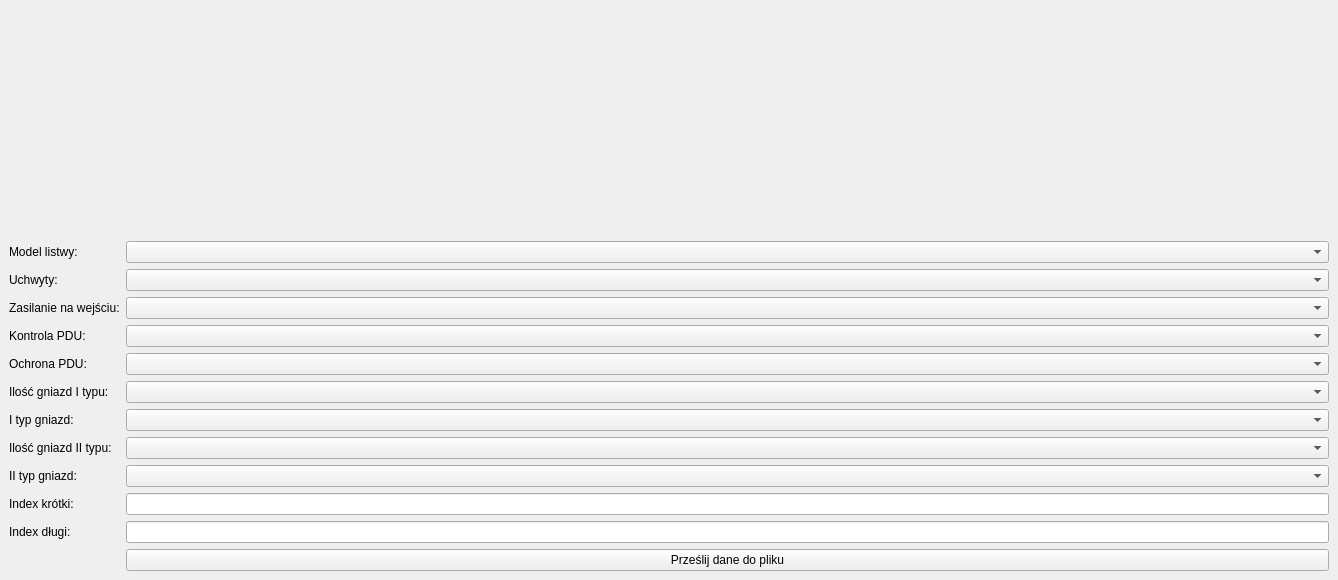
<?xml version="1.0" encoding="UTF-8"?>
<ui version="4.0">
 <class>MainWindow</class>
 <widget class="QMainWindow" name="MainWindow">
  <property name="geometry">
   <rect>
    <x>0</x>
    <y>0</y>
    <width>1338</width>
    <height>580</height>
   </rect>
  </property>
  <property name="windowTitle">
   <string>MainWindow</string>
  </property>
  <property name="autoFillBackground">
   <bool>false</bool>
  </property>
  <widget class="QWidget" name="centralwidget">
   <property name="autoFillBackground">
    <bool>false</bool>
   </property>
   <layout class="QVBoxLayout" name="verticalLayout">
    <item>
     <widget class="QLabel" name="label_12">
      <property name="text">
       <string/>
      </property>
      <property name="pixmap">
       <pixmap>mariusz/logo2.png</pixmap>
      </property>
     </widget>
    </item>
    <item>
     <layout class="QFormLayout" name="formLayout_3">
      <property name="fieldGrowthPolicy">
       <enum>QFormLayout::AllNonFixedFieldsGrow</enum>
      </property>
      <item row="1" column="0">
       <widget class="QLabel" name="model">
        <property name="text">
         <string>Model listwy:</string>
        </property>
       </widget>
      </item>
      <item row="1" column="1">
       <widget class="QComboBox" name="comboBox"/>
      </item>
      <item row="2" column="0">
       <widget class="QLabel" name="uchwyty">
        <property name="text">
         <string>Uchwyty:</string>
        </property>
       </widget>
      </item>
      <item row="2" column="1">
       <widget class="QComboBox" name="comboBox_2"/>
      </item>
      <item row="3" column="0">
       <widget class="QLabel" name="zasilanie">
        <property name="text">
         <string>Zasilanie na wejściu:</string>
        </property>
       </widget>
      </item>
      <item row="3" column="1">
       <widget class="QComboBox" name="comboBox_3"/>
      </item>
      <item row="4" column="0">
       <widget class="QLabel" name="kontrola">
        <property name="text">
         <string>Kontrola PDU:</string>
        </property>
       </widget>
      </item>
      <item row="4" column="1">
       <widget class="QComboBox" name="comboBox_4"/>
      </item>
      <item row="5" column="0">
       <widget class="QLabel" name="ochrona">
        <property name="text">
         <string>Ochrona PDU:</string>
        </property>
       </widget>
      </item>
      <item row="5" column="1">
       <widget class="QComboBox" name="comboBox_5"/>
      </item>
      <item row="7" column="0">
       <widget class="QLabel" name="ilosc_1">
        <property name="text">
         <string>Ilość gniazd I typu:</string>
        </property>
       </widget>
      </item>
      <item row="7" column="1">
       <widget class="QComboBox" name="comboBox_6"/>
      </item>
      <item row="8" column="0">
       <widget class="QLabel" name="typ_1">
        <property name="text">
         <string>I typ gniazd:</string>
        </property>
       </widget>
      </item>
      <item row="8" column="1">
       <widget class="QComboBox" name="comboBox_7"/>
      </item>
      <item row="9" column="0">
       <widget class="QLabel" name="ilosc_2">
        <property name="text">
         <string>Ilość gniazd II typu:</string>
        </property>
       </widget>
      </item>
      <item row="9" column="1">
       <widget class="QComboBox" name="comboBox_8"/>
      </item>
      <item row="10" column="0">
       <widget class="QLabel" name="typ_2">
        <property name="text">
         <string>II typ gniazd: </string>
        </property>
       </widget>
      </item>
      <item row="10" column="1">
       <widget class="QComboBox" name="comboBox_9"/>
      </item>
      <item row="11" column="0">
       <widget class="QLabel" name="index_short">
        <property name="text">
         <string>Index krótki:</string>
        </property>
       </widget>
      </item>
      <item row="11" column="1">
       <widget class="QLineEdit" name="lineEdit"/>
      </item>
      <item row="12" column="0">
       <widget class="QLabel" name="index_long">
        <property name="text">
         <string>Index długi: </string>
        </property>
       </widget>
      </item>
      <item row="12" column="1">
       <widget class="QLineEdit" name="lineEdit_2"/>
      </item>
      <item row="13" column="1">
       <widget class="QPushButton" name="pushButton">
        <property name="text">
         <string>Prześlij dane do pliku</string>
        </property>
       </widget>
      </item>
     </layout>
    </item>
   </layout>
  </widget>
 </widget>
 <resources/>
 <connections/>
</ui>
